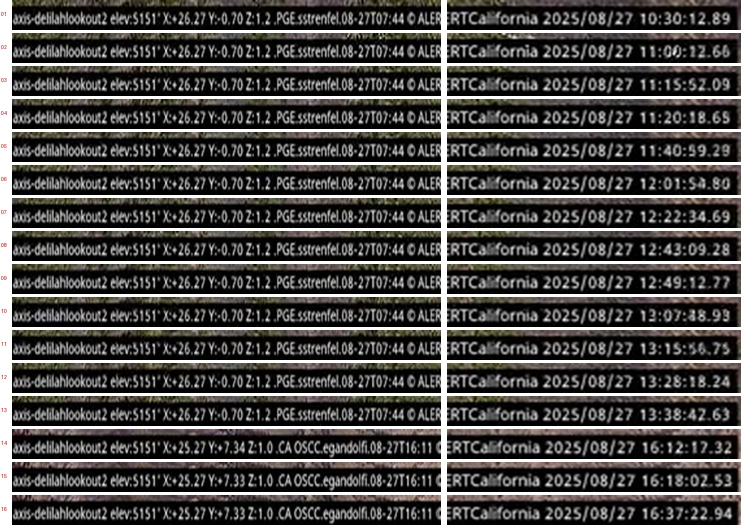
#> input picture tools/firetrace/camera_assimilation/vision/contact/bars-1.jpg, 1500 x 1056 px (shown at 1/2 size); its folder holds only this picture in this run
$ python -i vcommon.py   (imports and definitions only)
#> lines starting #> are read from the running program, lines starting #| are printed output that depends on the picture
"""Shared helpers for the vision pipeline (frame extraction, bar OCR parsing, pose assignment)."""
import hashlib, json, re, subprocess
from pathlib import Path
from PIL import Image

HERE = Path(__file__).resolve().parent.parent          # .../camera_assimilation/vision
TOOLS = HERE.parents[1]                                 # .../tools/firetrace
FPS = 30000 / 1001
W, H = 640, 360
BAR_Y0, BAR_Y1 = 345, 360                               # printed bar rows; the bar WIDTH depends on the operator label length
TS_WIDTH, CAM_WIDTH = 145, 330                          # timestamp = rightmost 145 px of the bar; camera/XYZ = leftmost 330 px
VIDEO = Path('/tmp/firevids/garnet.ogg')
SCRATCH = Path('/tmp/firetrace_vision_scratch')

# Pose definitions: planning/video-selection-shared-r1.md (approximate bounds; the printed bar decides).
POSES = {
    'G1':  dict(cameraId='delilah',  cam='delilahlookout2', x=26.27,  y=-0.70, z=1.2, sec=(0.0, 39.5)),
    'G2':  dict(cameraId='delilah',  cam='delilahlookout2', x=25.27,  y=7.34,  z=1.0, sec=(82.0, 136.0)),
    'G3b': dict(cameraId='buckrock', cam='buckrock1',       x=-39.19, y=-0.94, z=1.0, sec=(149.0, 188.0)),
    'G4':  dict(cameraId='buckrock', cam='buckrock1',       x=-26.13, y=7.89,  z=1.4, sec=(188.0, 279.7)),
}
PRINTED_RE = re.compile(r'(20\d\d)/(\d\d)/(\d\d)\s+(\d\d):(\d\d):(\d\d)[.:,](\d\d)')
XYZ_RE = re.compile(r'X:\s*([+-]?\d+\.\d+)\s*Y:\s*([+-]?\d+\.\d+)\s*Z:\s*(\d+\.\d+)')
CAM_RE = re.compile(r'(?:axis-)?(delilahlookout2|buckrock1)', re.I)


def sha256_file(p):
    return hashlib.sha256(Path(p).read_bytes()).hexdigest()


# [9 lines left out: function parse_printed, not called in this run]


def parse_xyz(text):
    m = XYZ_RE.search(text)
    return tuple(float(g) for g in m.groups()) if m else None


def parse_cam(text):
    m = CAM_RE.search(text)
    return m[1].lower() if m else None


# [26 lines left out: functions pose_of, extract_frames, not called in this run]


def bar_end(im):
    """x where the black bar ends: rows 348-350 are pure bar background (text starts lower)."""
    import numpy as np
    strip = np.asarray(im.convert('L'))[348:351].mean(axis=0)
    x = 0
    while x < W and strip[x] < 30:
        x += 1
    return max(x, 200)


def crops(frame_path, outdir, end=None):
    """Write upscaled full-bar / timestamp / camera crops for OCR (bar width adapts per frame); return their paths."""
#> called with frame_path = '../contact/bars-1.jpg', outdir = 'out.png'
    im = Image.open(frame_path).convert('RGB')
#> im is the input picture: PIL image 1500x1056 RGB; mean R, G, B 75, 73.1, 71.2
    base = Path(frame_path).stem
    end = end or bar_end(im)
#> in bar_end, `strip = np.asarray(im.convert('L'))[348:351].mean(axis=0)`: strip = 1500 values, max 255 at index 0, min 0 at index 54, mean 11.77
#> after the loop in bar_end, `while x < W and strip[x] < 30:`: x = 0
#> end = 200
    paths = {}
    for name, box, k in [('bar', (0, BAR_Y0, end + 2, BAR_Y1), 4), ('ts', (max(end - TS_WIDTH, 0), BAR_Y0, end + 2, BAR_Y1), 6),
                         ('cam', (0, BAR_Y0, min(CAM_WIDTH, end), BAR_Y1), 5)]:
        c = im.crop(box); c = c.resize((c.width * k, c.height * k), Image.LANCZOS)
        p = Path(outdir) / f'{base}_{name}.png'; c.save(p); paths[name] = p
#> this loop made 3 passes
#> (name, box, k) on passes 1 to 3: ('bar', (0, 345, 202, 360), 4), ('ts', (55, 345, 202, 360), 6), ('cam', (0, 345, 200, 360), 5)
#> pass 1, in crops, `c = c.resize((c.width * k, c.height * k), Image.LANCZOS)`:
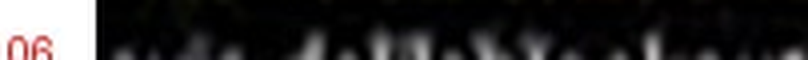
#> c: PIL image 808x60 RGB; mean R, G, B 43.9, 42.4, 42.9
#> pass 2, in crops, `c = c.resize((c.width * k, c.height * k), Image.LANCZOS)`:
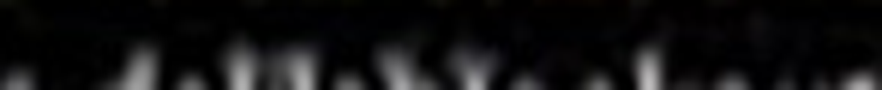
#> c: PIL image 882x90 RGB; mean R, G, B 17.6, 17.4, 18
#> pass 3, in crops, `c = c.resize((c.width * k, c.height * k), Image.LANCZOS)`:
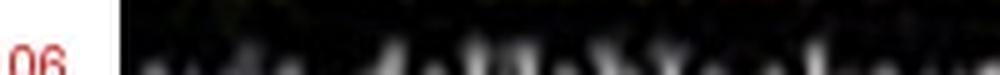
#> c: PIL image 1000x75 RGB; mean R, G, B 44.1, 42.7, 43.2
#> after the loop, paths = 3 items
    return paths


# [52 lines left out: functions build_ocr_binary, run_ocr, read_rows, not called in this run]

>>> result = crops('../contact/bars-1.jpg', 'out.png')
#> result = 3 items
